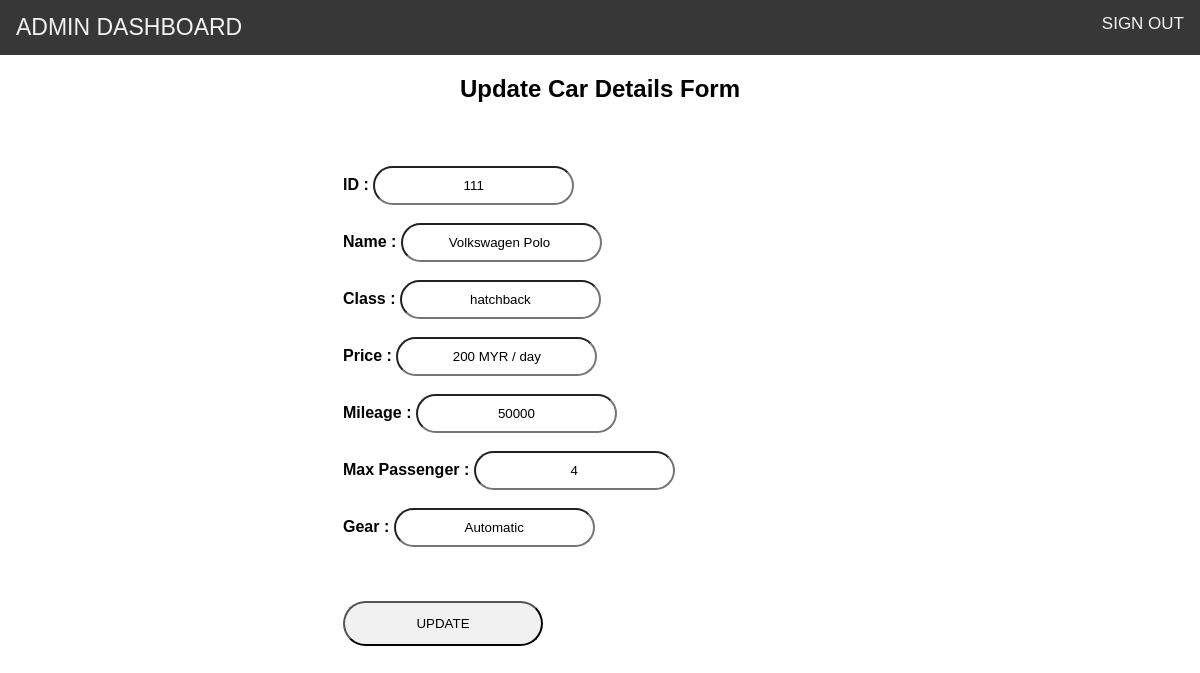
The page /update.php?car_id=111 on the database its author committed.
### tables this page shows
CREATE TABLE `mobil` (
  `car_id` int(10) NOT NULL,
  `car_name` varchar(100) NOT NULL,
  `car_price` varchar(50) NOT NULL,
  `car_type` varchar(30) NOT NULL,
  `car_mileage` varchar(20) NOT NULL,
  `car_passenger` varchar(3) NOT NULL,
  `car_image` varchar(300) NOT NULL,
  `car_gear` varchar(20) NOT NULL
);

### update.php (the view, shortened to what this page needs)
<!DOCTYPE html>
<html>
<head>
</head>
<body>
<div class="topnavAdmin">
        <a href="logoutAdmin.php">SIGN OUT</a>
        <span>ADMIN DASHBOARD</span>
    </div>
    <h2>Update Car Details Form</h2>
    <?php
    include 'conn.php';
    echo '<table><tr><td>';
    $car_id = $_GET['car_id'];
    $result = mysqli_query($conn, "SELECT * FROM mobil WHERE car_id = $car_id");
    $row = mysqli_fetch_assoc($result);
    ?>
    <form action="updateProcess.php?car_id=<?= $row['car_id']; ?>" method="post" enctype="multipart/form-data">
        <b>ID : </b>
        <input type="text" name="car_id" value="<?= $row['car_id']; ?>" readonly="readonly"><br><br>
        <b>Name : </b>
        <input type="text" name="car_name" value="<?= $row['car_name']; ?>"><br><br>
        <b>Class : </b>
        <input type="text" name="car_type" value="<?= $row['car_type']; ?>"><br><br>
        <b>Price : </b>
        <input type="text" name="car_price" value="<?= $row['car_price']; ?>"><br><br>
        <b>Mileage : </b>
        <input type="text" name="car_mileage" value="<?= $row['car_mileage']; ?>"><br><br>
        <b>Max Passenger : </b>
        <input type="text" name="car_passenger" value="<?= $row['car_passenger']; ?>"><br><br>
        <b>Gear : </b>
        <input type="text" name="car_gear" value="<?= $row['car_gear']; ?>"><br><br>
        <br><br>
        <input type="submit" name="submit" value="UPDATE">
    </form>
    </td></tr></table>
</body>
</html>

### update.php (style rules this page uses)
body { margin: 0; font-family: Arial, sans-serif; background-color: #FFF; color: black; }
.topnavAdmin { overflow: hidden; background-color: #373737; }
.topnavAdmin a { float: right; color: #f2f2f2; text-align: center; padding: 14px 16px; font-size: 17px; text-decoration: none; }
.topnavAdmin span { float: left; color: #f2f2f2; font-size: 23px; padding: 14px 16px; }
table { margin-left: 25%; }
form { width: 90%; margin: 40px; }
form input[type=text], form input[type=file], form input[type=select] { border-radius: 20px; padding: 10px; text-align: center; }
form input[type=submit] { text-align: center; background-color: #f1f1f1; padding: 13px; width: 200px; cursor: pointer; border-radius: 50px; }
input:read-only { background-color: #fff; }
h2 { text-align: center; }

### rows shown on the page
mobil: car_id "111", car_name "Volkswagen Polo", car_type "hatchback", car_price "200 MYR / day", car_mileage "50000", car_passenger "4", car_gear "Automatic"
